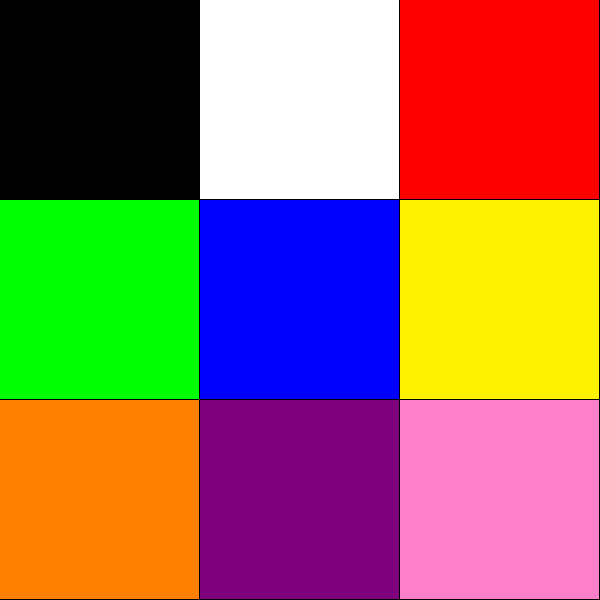
#> input picture cv_02/cv02_01.bmp, 600 x 600 px
$ python cv02.py
#> lines starting #> are read from the running program, lines starting #| are printed output that depends on the picture; after the words box and inside, x2 and y2 are one past the last pixel; in counts of white or black regions, pixels touching at a corner belong together
import cv2


def write_to_image(im, org, text, text_color='black'):
    # font
    font = cv2.FONT_HERSHEY_SIMPLEX
    # fontScale
    fontScale = 1
    # color
    if text_color == 'black':
        colT = (0, 0, 0)  # black text
    else:
        colT = (255, 255, 255)  # white text
    # Line thickness of 2 px
    thickness = 2
    cv2.putText(im, text, org, font, fontScale, colT, thickness, cv2.LINE_AA)


def color_of_square(image_file, new_image_name):
    # load img
#> called with image_file = 'cv02_01.bmp', new_image_name = 'cv02_with_text.jpg'
    im = cv2.imread(image_file)
#> im is the input picture: shape (600, 600, 3); mean B, G, R 92.1, 110.8, 154.2
    im2 = im.copy()  # copy for work
    # convert to grayscale and HSV
    hsv = cv2.cvtColor(im, cv2.COLOR_BGR2HSV)
#> hsv: shape (600, 600, 3); mean H, S, V 59, 182.3, 210.3
    gray = cv2.cvtColor(im, cv2.COLOR_BGR2GRAY)
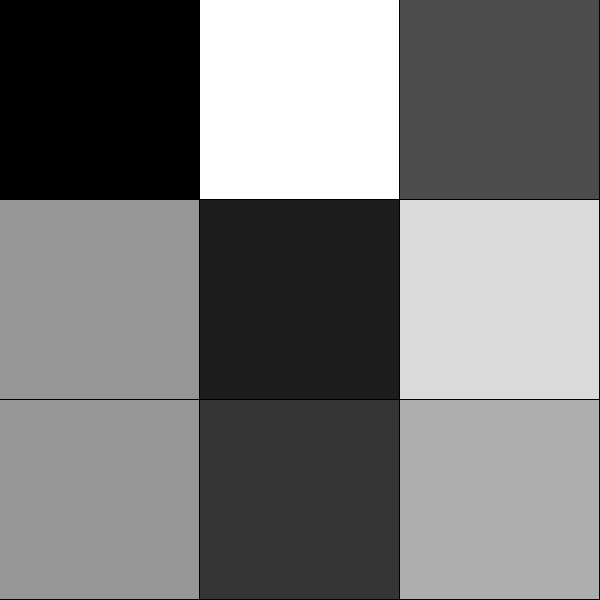
#> gray: shape (600, 600); min 0, max 255, mean 121.6

    rows, cols = gray.shape
#> rows = 600; cols = 600
    color_list = ('red', 'orange', 'yellow', 'green', 'blue', 'purple', 'pink', 'black', 'white')

    # Loop through each pixel
    for i in range(100, rows, 200):
        for j in range(100, cols, 200):
            # kontrola black/white podle grayscale image
            if gray[i, j] == 0:
                write_to_image(im2, (j - 30, i), color_list[7], 'white')
                continue
            if gray[i, j] == 255:
                write_to_image(im2, (j - 30, i), color_list[8])
                continue
            # kontrola zbytku barev podle HSV image
            hue_val = hsv[i, j, 0]
            if 0 <= hue_val < 10:
                write_to_image(im2, (j - 30, i), color_list[0])
            elif 10 <= hue_val < 23:
                write_to_image(im2, (j - 30, i), color_list[1])
            elif 23 <= hue_val < 40:
                write_to_image(im2, (j - 30, i), color_list[2])
            elif 40 <= hue_val < 80:
                write_to_image(im2, (j - 30, i), color_list[3])
            elif 80 <= hue_val < 140:
                write_to_image(im2, (j - 30, i), color_list[4])
            elif 140 <= hue_val < 155:
                write_to_image(im2, (j - 30, i), color_list[5])
            else:
                write_to_image(im2, (j, i), color_list[6])
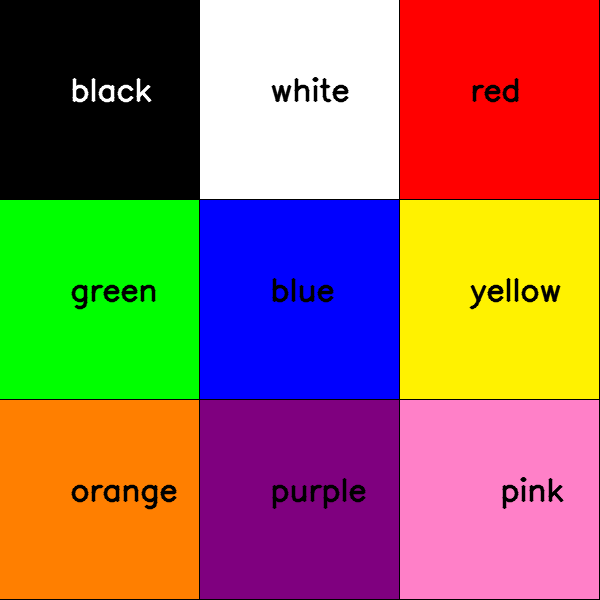
#> im2: shape (600, 600, 3); 2.47% of pixels changed, all inside (x1, y1, x2, y2) = (71, 77, 564, 510)

    # zapis do noveho obrazku
    cv2.imwrite(new_image_name, im2)
    #cv2.imshow('with text', im2)

    cv2.waitKey(0)
    cv2.destroyAllWindows()


if __name__ == "__main__":
    color_of_square('cv02_01.bmp', 'cv02_with_text.jpg')
    print('done')
